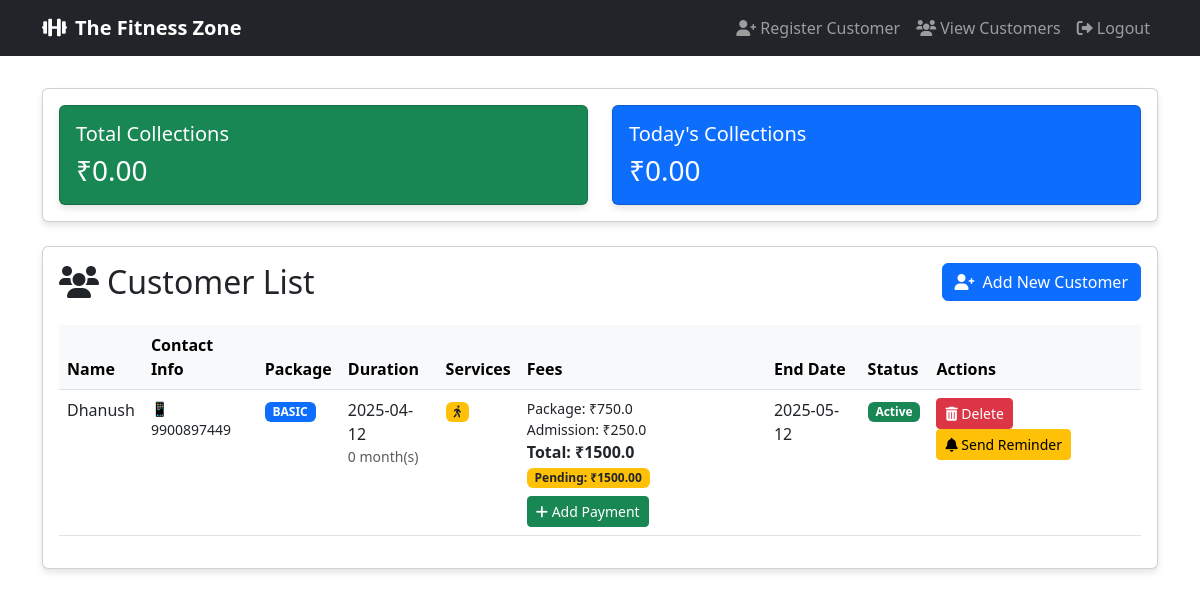
Screenshot of /view_customers (signed in) with the database file from the repository.
### app.py (models this page shows)
class Customer(db.Model):
    id = db.Column(db.Integer, primary_key=True)
    name = db.Column(db.String(100), nullable=False)
    email = db.Column(db.String(120), unique=True, nullable=True)
    phone = db.Column(db.String(20), nullable=False)
    join_date = db.Column(db.DateTime, default=datetime.utcnow)
    package_type = db.Column(db.String(20), nullable=False)  # basic, standard, premium, ultimate
    membership_end = db.Column(db.DateTime, nullable=False)
    has_cardio = db.Column(db.Boolean, default=False)
    has_personal_training = db.Column(db.Boolean, default=False)
    personal_training_type = db.Column(db.String(20), nullable=True)  # monthly, quarterly
    trainer_id = db.Column(db.Integer, db.ForeignKey('user.id'), nullable=True)
    notification_sent = db.Column(db.Boolean, default=False)
    admission_fee = db.Column(db.Float, nullable=True)
    package_fee = db.Column(db.Float, nullable=False)
    discount = db.Column(db.Float, nullable=True)
    total_amount = db.Column(db.Float, nullable=False)
    treadmill_access = db.Column(db.Boolean, default=False)
    fees = db.relationship('Fee', backref='customer', lazy=True, cascade="all, delete-orphan")
    pending_amount = db.Column(db.Float, default=0.0)

### app.py (the view)
@app.route('/view_customers')
@login_required
def view_customers():
    customers = Customer.query.all()
    total_fees = db.session.query(db.func.sum(Fee.amount)).scalar() or 0
    today_fees = db.session.query(db.func.sum(Fee.amount)).filter(
        db.func.date(Fee.payment_date) == datetime.utcnow().date()
    ).scalar() or 0
    return render_template('view_customers.html',
                         customers=customers,
                         now=datetime.utcnow(),
                         total_fees=total_fees,
                         today_fees=today_fees)

### app.py (called while the page is built)
@login_manager.user_loader
def load_user(user_id):
    return User.query.get(int(user_id))

### templates/view_customers.html (shortened to what this page needs)
{% extends "base.html" %}
{% block content %}
<div class="card mb-4">
    <div class="card-body">
        <div class="row">
            <div class="col-md-6">
                <div class="card bg-success text-white">
                    <div class="card-body">
                        <h5 class="card-title">Total Collections</h5>
                        <h3 class="mb-0">₹{{ "%.2f"|format(total_fees) }}</h3>
                    </div>
                </div>
            </div>
            <div class="col-md-6">
                <div class="card bg-primary text-white">
                    <div class="card-body">
                        <h5 class="card-title">Today's Collections</h5>
                        <h3 class="mb-0">₹{{ "%.2f"|format(today_fees) }}</h3>
                    </div>
                </div>
            </div>
        </div>
    </div>
</div>
<div class="card">
    <div class="card-body">
        <div class="d-flex justify-content-between align-items-center mb-4">
            <h2 class="card-title mb-0">
                <i class="fas fa-users me-2"></i>Customer List
            </h2>
            <a href="{{ url_for('register_customer') }}" class="btn btn-primary">
                <i class="fas fa-user-plus me-2"></i>Add New Customer
            </a>
        </div>
        <div class="table-responsive">
            <table class="table table-hover">
                <thead class="table-light">
                    <tr>
                        <th>Name</th>
                        <th>Contact Info</th>
                        <th>Package</th>
                        <th>Duration</th>
                        <th>Services</th>
                        <th>Fees</th>
                        <th>End Date</th>
                        <th>Status</th>
                        <th>Actions</th>
                    </tr>
                </thead>
                <tbody>
                    {% for customer in customers %}
                    <tr>
                        <td>{{ customer.name }}</td>
                        <td>
                            <small class="d-block">📱 {{ customer.phone }}</small>
                        </td>
                        <td>
                            <span class="badge bg-primary">
                                {{ customer.package_type|upper }}
                            </span>
                        </td>
                        <td>
                            {{ customer.join_date.strftime('%Y-%m-%d') }}
                            <small class="d-block text-muted">
                                {{ (customer.membership_end - customer.join_date).days // 30 }} month(s)
                            </small>
                        </td>
                        <td>
                            {% if customer.treadmill_access %}
                                <span class="badge bg-warning text-dark" title="Treadmill Access">
                                    <i class="fas fa-walking"></i>
                                </span>
                            {% endif %}
                        </td>
                        <td>
                            <small class="d-block">Package: ₹{{ customer.package_fee }}</small>
                            {% if customer.admission_fee %}
                                <small class="d-block">Admission: ₹{{ customer.admission_fee }}</small>
                            {% endif %}
                            <strong class="d-block">Total: ₹{{ customer.total_amount }}</strong>
                            {% if customer.pending_amount > 0 %}
                                <span class="badge bg-warning text-dark">Pending: ₹{{ "%.2f"|format(customer.pending_amount) }}</span>
                            {% endif %}
                            <button type="button" class="btn btn-sm btn-success mt-2" data-bs-toggle="modal" data-bs-target="#addFeeModal{{ customer.id }}">
                                <i class="fas fa-plus"></i> Add Payment
                            </button>
                        </td>
                        <td>{{ customer.membership_end.strftime('%Y-%m-%d') }}</td>
                        <td>
                            {% set days_left = (customer.membership_end - now).days %}
                            {% if days_left < 0 %}
                                <span class="badge bg-danger">Expired</span>
                            {% elif days_left <= 7 %}
                                <span class="badge bg-warning text-dark">Expiring Soon</span>
                            {% else %}
                                <span class="badge bg-success">Active</span>
                            {% endif %}
                        </td>
                        <td>
                            <button type="button" class="btn btn-danger btn-sm" data-bs-toggle="modal" data-bs-target="#deleteModal{{ customer.id }}">
                                <i class="fas fa-trash-alt"></i> Delete
                            </button>
                            <form action="{{ url_for('send_reminder', customer_id=customer.id) }}" method="POST" style="display: inline;">
                                <button type="submit" class="btn btn-warning btn-sm">
                                    <i class="fas fa-bell"></i> Send Reminder
                                </button>
                            </form>
                        </td>
                    </tr>
                    {% endfor %}
                </tbody>
            </table>
        </div>
    </div>
</div>
{% endblock %}

### templates/base.html (shortened to what this page needs)
<!DOCTYPE html>
<html lang="en">
<head>
    <link href="https://cdn.jsdelivr.net/npm/bootstrap@5.3.0/dist/css/bootstrap.min.css" rel="stylesheet">
    <link href="https://cdnjs.cloudflare.com/ajax/libs/font-awesome/6.0.0/css/all.min.css" rel="stylesheet">
</head>
<body>
    <nav class="navbar navbar-expand-lg navbar-dark bg-dark">
        <div class="container">
            <a class="navbar-brand" href="{{ url_for('index') }}">
                <i class="fas fa-dumbbell me-2"></i>The Fitness Zone
            </a>
            <div class="collapse navbar-collapse" id="navbarNav">
                <ul class="navbar-nav ms-auto">
                    {% if current_user.is_authenticated %}
                        <li class="nav-item">
                            <a class="nav-link" href="{{ url_for('register_customer') }}">
                                <i class="fas fa-user-plus me-1"></i>Register Customer
                            </a>
                        </li>
                        <li class="nav-item">
                            <a class="nav-link" href="{{ url_for('view_customers') }}">
                                <i class="fas fa-users me-1"></i>View Customers
                            </a>
                        </li>
                        <li class="nav-item">
                            <a class="nav-link" href="{{ url_for('logout') }}">
                                <i class="fas fa-sign-out-alt me-1"></i>Logout
                            </a>
                        </li>
                    {% else %}
                        <li class="nav-item">
                            <a class="nav-link" href="{{ url_for('login') }}">
                                <i class="fas fa-sign-in-alt me-1"></i>Login
                            </a>
                        </li>
                    {% endif %}
                </ul>
            </div>
        </div>
    </nav>
    <div class="container content">
        {% block content %}{% endblock %}
    </div>
</body>
</html>

### templates/base.html (style rules this page uses)
.navbar-brand { font-weight: bold; }
.content { margin-top: 2rem; }
.card { box-shadow: 0 4px 6px rgba(0, 0, 0, 0.1); }

### rows the page displays
Customer: name "Dhanush", phone "9900897449", package_type "BASIC", join_date "2025-04-12", (customer.membership_end-customer.join_date).days//30 "0", treadmill_access True (drawn), package_fee "750.0", admission_fee "250.0", total_amount "1500.0", pending_amount "1500.00", membership_end "2025-05-12"

### other values shown
{{ "%.2f"|format(total_fees) }} "0.00"
{{ "%.2f"|format(today_fees) }} "0.00"
